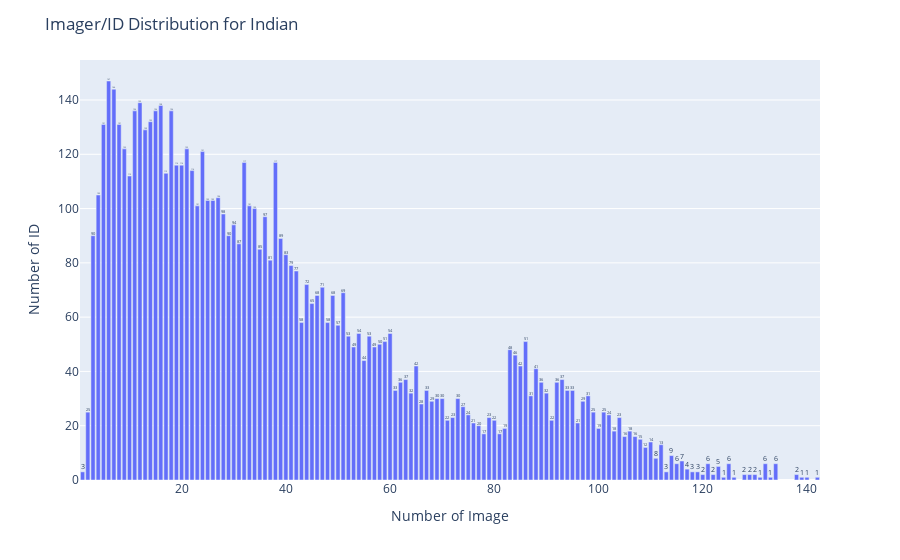

The notebook cell saved with this chart:
### Code cell
plot_distribution(Indian_value_counts, "Indian")

### Figure 1 — Plotly figure (JSON) as saved in the notebook; plotly's stock layout.template omitted (floating-point values rounded to 4 significant figures; data arrays with more than 128 entries replaced by an {"elided": "..."} marker saying what was removed)
{"data": [{"alignmentgroup": "True", "hovertemplate": "Number of Image=%{x}<br>Number of ID=%{y}<extra></extra>", "legendgroup": "", "marker": {"color": "#636efa", "pattern": {"shape": ""}}, "name": "", "offsetgroup": "", "orientation": "v", "showlegend": false, "text": {"elided": "137 int values"}, "textposition": "outside", "type": "bar", "x": {"elided": "137 int values"}, "xaxis": "x", "y": {"elided": "137 int values"}, "yaxis": "y"}], "layout": {"barmode": "relative", "legend": {"tracegroupgap": 0}, "margin": {"t": 60}, "title": {"text": "Imager/ID Distribution for Indian"}, "xaxis": {"anchor": "y", "domain": [0, 1], "title": {"text": "Number of Image"}}, "yaxis": {"anchor": "x", "domain": [0, 1], "title": {"text": "Number of ID"}}}}
